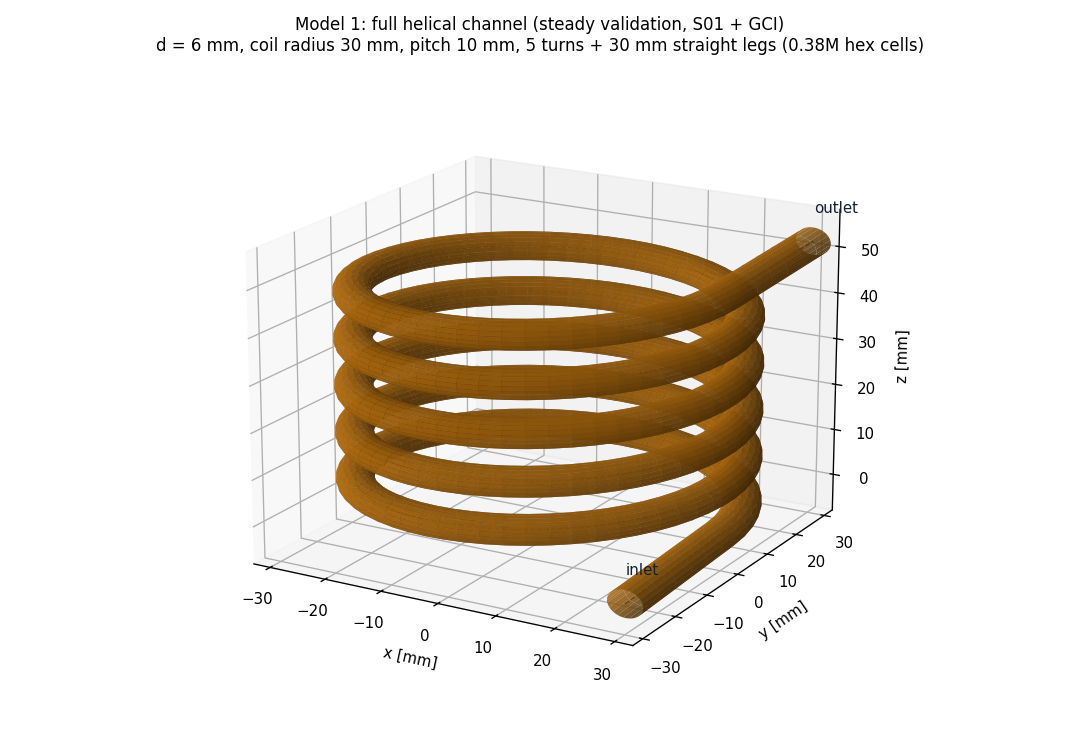
#> input picture cfd/results/models/01_helix_geometry.png, 1080 x 744 px
$ python prepare_assets.py
#> lines starting #> are read from the running program, lines starting #| are printed output that depends on the picture
"""Crop the project figures used in the slide deck (removes the built-in plot titles,
which the slides replace with their own headings). Run from the repo root."""
from pathlib import Path
from PIL import Image

ROOT = Path(__file__).resolve().parent.parent
OUT = Path(__file__).resolve().parent / "assets"
OUT.mkdir(exist_ok=True)

CROPS = {
    "helix_geometry.png": ("cfd/results/models/01_helix_geometry.png", (120, 80, 1010, 744)),
    "mesh_cross_sections.png": ("cfd/results/models/02_cross_section_meshes.png", (0, 60, 1440, 528)),
    "torus_sector.png": ("cfd/results/models/04_torus_sector.png", (200, 170, 880, 610)),
}

for name, (src, box) in CROPS.items():
    Image.open(ROOT / src).convert("RGB").crop(box).save(OUT / name)
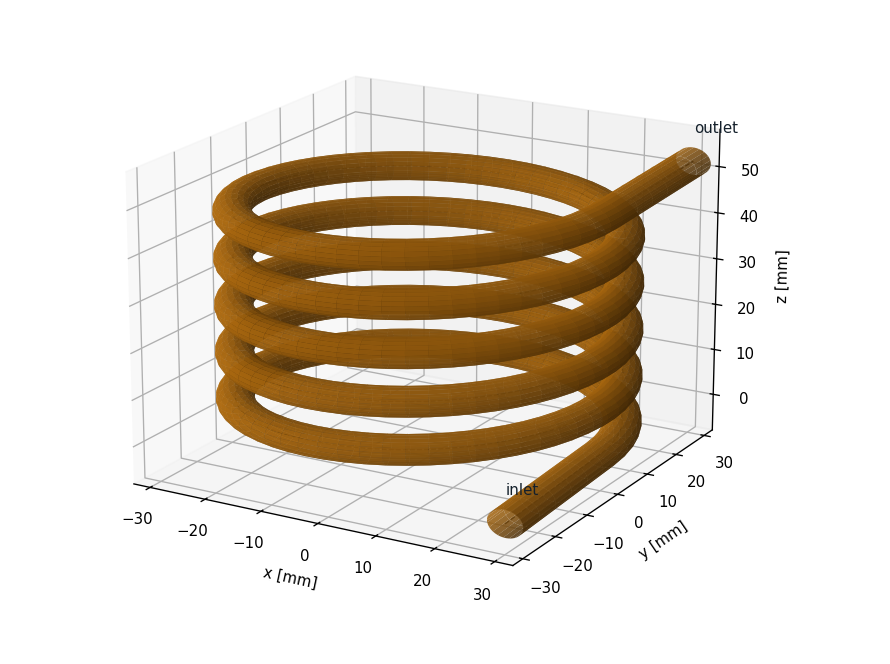
#> saved as helix_geometry.png: PIL image 890x664 RGB; mean R, G, B 226.6, 217.8, 205.9
    print("wrote", OUT / name)
#> pass 2 of the loop `for name, (src, box) in CROPS.items():`:
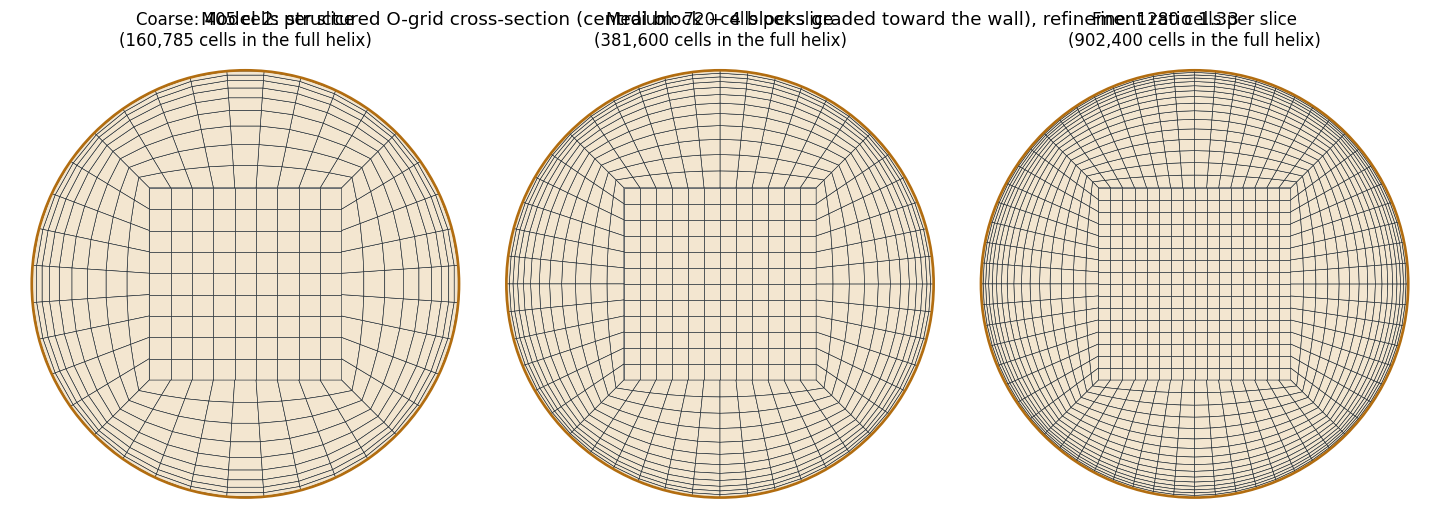
#> input picture cfd/results/models/02_cross_section_meshes.png, 1440 x 528 px
#> `Image.open(ROOT / src).convert("RGB").crop(box).save(OUT / name)`:
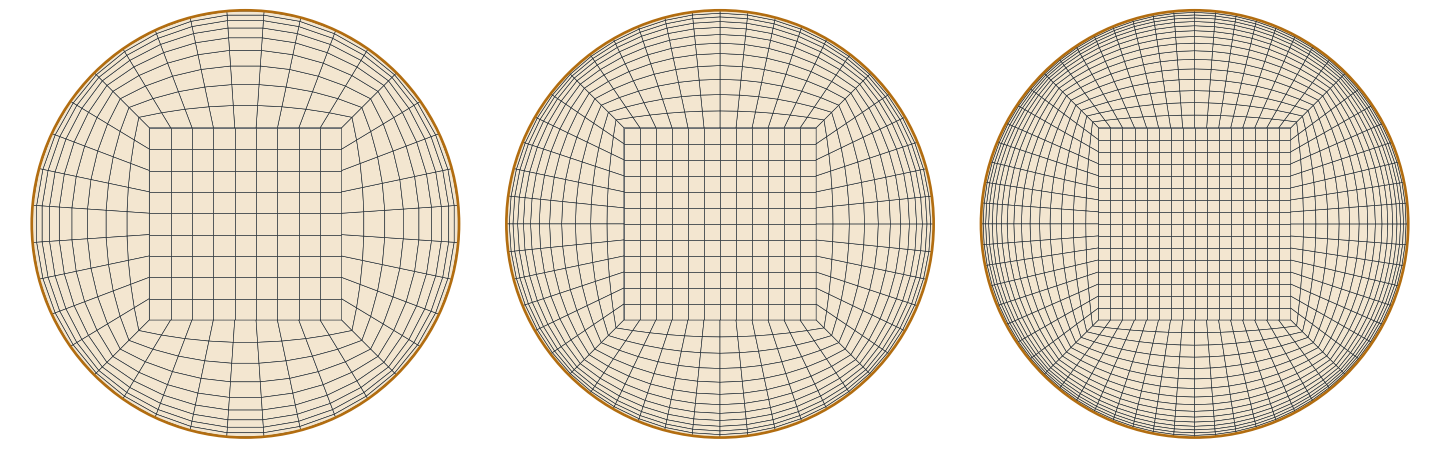
#> saved as mesh_cross_sections.png: PIL image 1440x468 RGB; mean R, G, B 229.8, 222.4, 209.5
#> pass 3 of the loop `for name, (src, box) in CROPS.items():`:
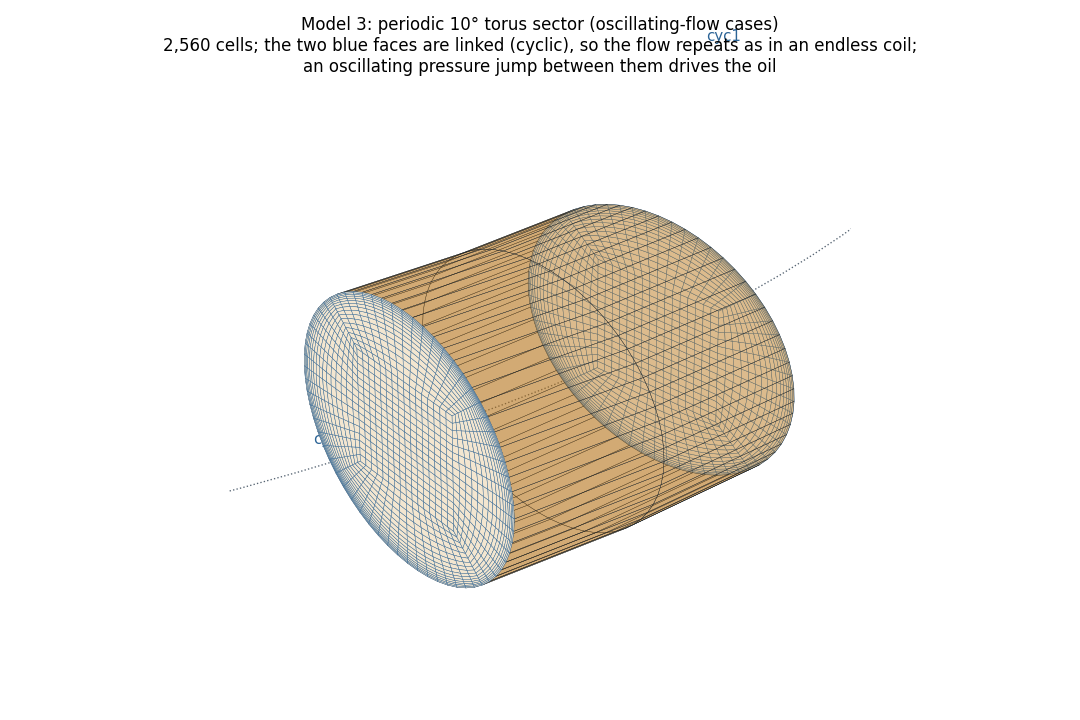
#> input picture cfd/results/models/04_torus_sector.png, 1080 x 720 px
#> `Image.open(ROOT / src).convert("RGB").crop(box).save(OUT / name)`:
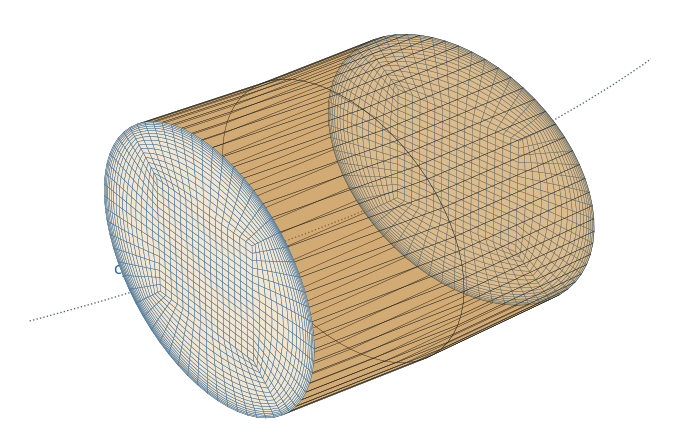
#> saved as torus_sector.png: PIL image 680x440 RGB; mean R, G, B 225.9, 217.8, 204.8
